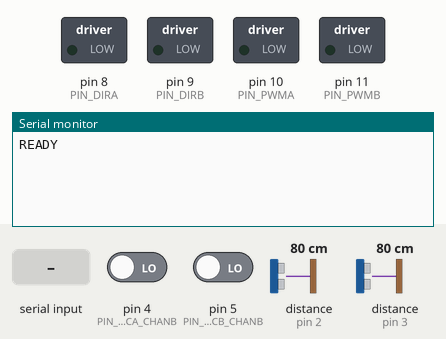
This sketch was run on a simulated Arduino Uno, built with avr-gcc and run on an emulated ATmega328P. Shown: switched loads named in the sketch (green lamp = pin HIGH), the last lines printed to the serial monitor. Wiring (inferred from the names in the program): 2 × range finder with pulse-width output: data pin 2 / data pin 3. The inputs (shaded band) are chosen by the test bench; at power-on: pin 4 (PIN_ENCA_CHANB) LOW, pin 5 (PIN_ENCB_CHANB) LOW, distance to the obstacle (sensors on pin 2, pin 3) 80 cm.

Above: at 1.2 s.
1.3 s: "MOVE\n" received over Serial
At 2.4 s:
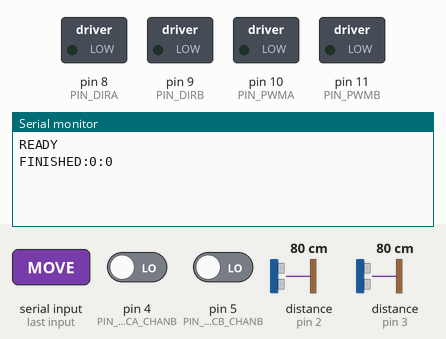
2.8 s: "HELLO\n" received over Serial
At 3.6 s:
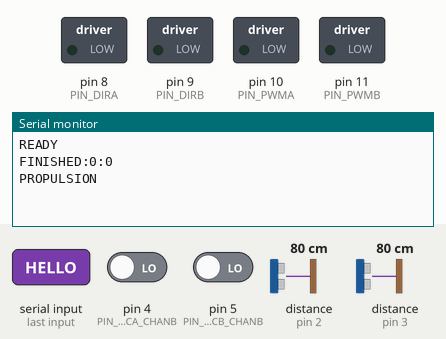

The sketch:

propulsion.ino
```cpp
// Serial message parser
#define SEPARATOR ':'
#define MAX_ARGS 5

// PINS
#define PIN_ENCA_CHANA 2 // interrupt 0
#define PIN_ENCB_CHANA 3 // interrupt 1
#define PIN_ENCA_CHANB 4 // hardcoded in interrupt
#define PIN_ENCB_CHANB 5 // hardcoded in interrupt
#define PIN_DIRA 8
#define PIN_DIRB 9
#define PIN_PWMA 10
#define PIN_PWMB 11

int state;

#define STATE_STOPED 1
#define STATE_MOVING 2

// Directions
#define MOVE_FORWARD 1
#define MOVE_BACKWARD 2
#define TURN_LEFT 3
#define TURN_RIGHT 4


#define SAMPLE_DELAY 100 // ms

// varaibles de calcul de mouvement
long instantSpeedA = 0L;
long instantSpeedB = 0L;
long distanceTraveledA = 0L;
long distanceTraveledB = 0L;
unsigned long lastSampleTime = 0L;

// Compteurs des roues codeuses
volatile long counterA = 0L;
volatile long counterB = 0L;

// paramètres donnés
long distanceToTravel = 0L;
float acceleration = 0;
byte maxSpeed = 0;
byte minSpeed = 0;

/*
    Wiring
    Pololu - 100:1 Metal Gearmotor 37Dx73L mm with 64 CPR Encoder
    https://www.pololu.com/product/2826

    Red : motor power (connects to one motor terminal)
    Black : motor power (connects to the other motor terminal)
    Green : encoder GND
    Blue : encoder Vcc (3.5 – 20 V)
    Yellow : encoder A output
    White : encoder B output
*/

/*
   Données :
   6533 ticks par tour.
   Périmètre des roues : 219.91 mm
   0,033661638719009 mm/tick
   arduino long : (4 bytes), from -2,147,483,648 to 2,147,483,647.
   soit 63796170618,018622864075955 mm max en comptant les ticks
*/

// moteur gauche
// pin channel A : 2 (interrupt)
// pin channel B : 4
void interruptOnRaisingA() {
  (PIND & B00010000) ? counterA++ : counterA--;
}
// moteur droit
// pin channel A : 3 (interrupt)
// pin channel B : 7
void interruptOnRaisingB() {
  (PIND & B00100000) ? counterB-- : counterB++;
}


/*
   SETUP
*/
void setup() {
  Serial.begin(115200);
  Serial.setTimeout(1000);

  pinMode(PIN_ENCA_CHANA, INPUT);
  pinMode(PIN_ENCB_CHANA, INPUT);
  pinMode(PIN_ENCA_CHANB, INPUT);
  pinMode(PIN_ENCB_CHANB, INPUT);
  pinMode(PIN_DIRA, OUTPUT);
  pinMode(PIN_DIRB, OUTPUT);
  pinMode(PIN_PWMA, OUTPUT);
  pinMode(PIN_PWMB, OUTPUT);

  attachInterrupt(digitalPinToInterrupt(PIN_ENCA_CHANA), interruptOnRaisingA, RISING);
  attachInterrupt(digitalPinToInterrupt(PIN_ENCB_CHANA), interruptOnRaisingB, RISING);

  doMotorStop();

  // L'ouverture du port USB par le PI reset l'arduino.
  // On prévient quand on est up à nouveau.
  Serial.println("READY");
}

void doMotorStop() {
  state = STATE_STOPED;
  analogWrite(PIN_PWMA, 0);
  analogWrite(PIN_PWMB, 0);
}

void updateMotorControl() {

  // controle de la vitesse A :
  // accélération au démarrage.
  // décélération à l'arrivée.
  // les 2 moteurs doivent aller à la même vitesse.
  // => La vitesse de B est ajustée fonction de la différence entre A et B

  if (distanceTraveledA >= distanceToTravel) {
    // On est arrivé
    Serial.print("FINISHED");
    Serial.print(SEPARATOR);
    Serial.print(distanceTraveledA); // donner la distance réelle parcourue.
    Serial.print(SEPARATOR);
    Serial.print(distanceTraveledB); // donner la distance réelle parcourue.
    Serial.println("");
    doMotorStop();
    return;
  }

  // On construit une courbe en triangle pointe en haut à mi-parcours.
  long theoricalControl = 0L;
  if(distanceTraveledA < distanceToTravel / 2) {
    // On accélère jusqu'à mi parcours
    theoricalControl = distanceTraveledA * acceleration;
  }
  else {
    // on décélère à mi parcours
    theoricalControl = (distanceToTravel - distanceTraveledA) * acceleration;
  }

  // On écrête A
  byte controlA = constrain(theoricalControl, minSpeed, maxSpeed);
  // Contrôle de B proportionnel
  // setPoint : instantSpeedA
  // input : instantSpeedB
  long errorB = instantSpeedA - instantSpeedB;
  // Contrôle de B intégral
  long errorCumulB = distanceTraveledA - distanceTraveledB;
  // rapport constaté sur le moteur B entre pwm et ticks
  int theoricalControlB = controlA + int((errorB + errorCumulB) * 0.9);
  // On écrête aussi B
  byte controlB = constrain(theoricalControlB, 0, 255);

  analogWrite(PIN_PWMA, controlA);
  analogWrite(PIN_PWMB, controlB);

/*
  Serial.print(distanceTraveledA, DEC);
  Serial.print(", ");
  Serial.print(distanceTraveledB, DEC);
  Serial.print(", ");
  Serial.print(errorB, DEC);
  Serial.print(", ");
  Serial.print(errorCumulB, DEC);
  Serial.print(", ");
  Serial.print(controlA, DEC);
  Serial.print(", ");
  Serial.print(controlB, DEC);
  Serial.println();
*/
}


/*
MOVE:1:6000:0.09:15:80
*/

/*
  Format : COMMAND:value[:value[:value[...]]]
  Command MOVE:dir:dist:acceleration:minSpeed:maxSpeed
  Où dir : (avance, gauche, recule, droite)
  dist : ticks
  acceleration : pente accélérarion et décération
  minSpeed (0-255)
  maxSpeed (0-255)
*/

void parseAndDispatch(String dataFromPI) {
  // get Command
  int dataLength = dataFromPI.length();
  int firstSep = dataFromPI.indexOf(SEPARATOR);
  if (firstSep + 1 >= dataLength) return;
  String cmd = "";
  String arrayArgs[MAX_ARGS];
  if (firstSep == -1) { // pas de param
    cmd = dataFromPI;
  }
  else {
    cmd = dataFromPI.substring(0, firstSep);
    // get args
    int index = 0;
    while (firstSep + 1 < dataLength && index < MAX_ARGS) {
      int secondSep = dataFromPI.indexOf(SEPARATOR, firstSep + 1);
      // pour le dernier argument
      if (secondSep == -1) {
        secondSep = dataLength;
      }
      String arg = dataFromPI.substring(firstSep + 1, secondSep);
      firstSep = secondSep;
      arrayArgs[index] = arg;
      index++;
    }
  }
  if (cmd == "MOVE") {
    state = STATE_MOVING;
    counterA = 0L;
    counterB = 0L;
    distanceTraveledA = 0L;
    distanceTraveledB = 0L;
    lastSampleTime = 0L;
    distanceToTravel = arrayArgs[1].toInt();
    acceleration = arrayArgs[2].toFloat();
    minSpeed = arrayArgs[3].toInt();
    maxSpeed = arrayArgs[4].toInt();
    int direction = arrayArgs[0].toInt();
    switch (direction) {
      case MOVE_FORWARD :
        digitalWrite(PIN_DIRA, LOW);
        digitalWrite(PIN_DIRB, LOW);
        break;
      case MOVE_BACKWARD :
        digitalWrite(PIN_DIRA, HIGH);
        digitalWrite(PIN_DIRB, HIGH);
        break;
      case TURN_LEFT :
        digitalWrite(PIN_DIRA, LOW);
        digitalWrite(PIN_DIRB, HIGH);
        break;
      case TURN_RIGHT :
        digitalWrite(PIN_DIRA, HIGH);
        digitalWrite(PIN_DIRB, LOW);
        break;
    }
  }
  if (cmd == "STOP") {
    doMotorStop();
  }
  if (cmd == "HELLO") {
    Serial.println("PROPULSION");
  }
}

/*
   LOOP
*/
void loop() {
  if (Serial.available() > 0) {
    parseAndDispatch(Serial.readStringUntil('\n'));
  }

  switch (state) {

    case STATE_STOPED :
      // rien à faire
      break;

    case STATE_MOVING :
      unsigned long now = millis();
      unsigned long deltaTime = now - lastSampleTime;
      if(deltaTime >= SAMPLE_DELAY) {
        lastSampleTime = now;
        distanceTraveledA += abs(counterA);
        distanceTraveledB += abs(counterB);
        instantSpeedA = abs(counterA);
        instantSpeedB = abs(counterB);
        counterA = 0L;
        counterB = 0L;
        updateMotorControl();
      }
      break;
  }
}
```

Measured:
- after the input at 1.3 s, the serial monitor: prints a new line at once (image 1)
- after the input at 2.8 s, the serial monitor: prints a new line at once (image 2)
